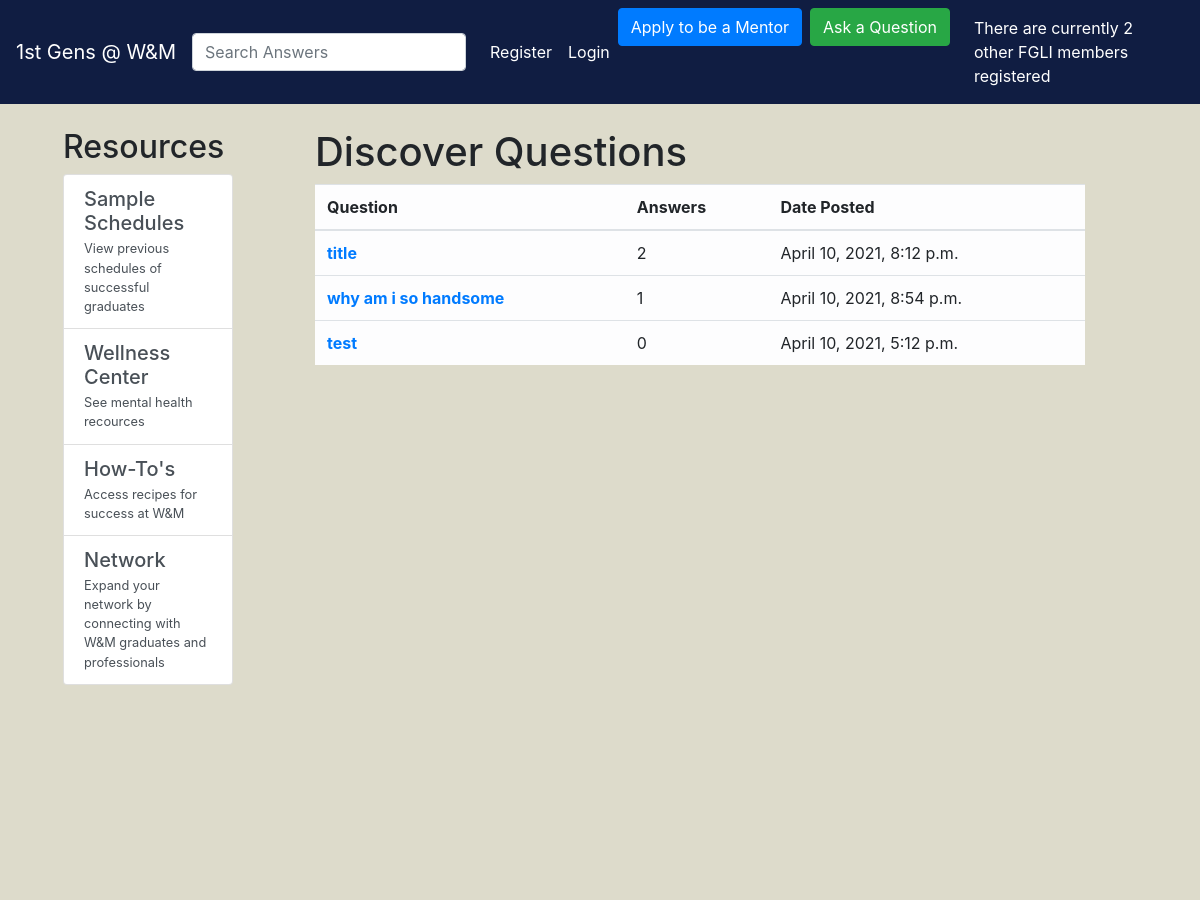
Page /network/ (upper part) on the earlier database version.
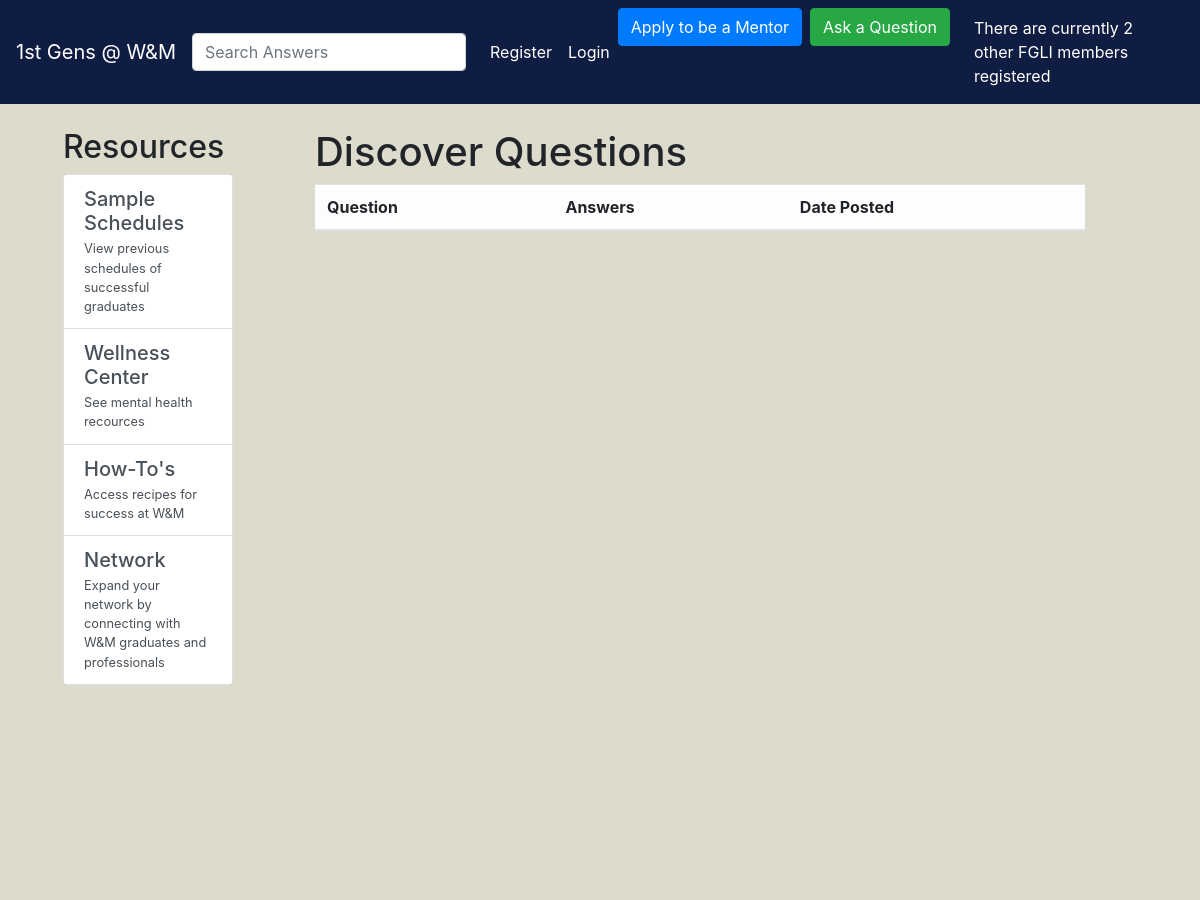
Same page on the later database version.
### network/models.py (models this page shows, shortened)
class Question(models.Model):
    user = models.ForeignKey(User, on_delete=models.CASCADE, related_name='questions', null=True)
    title = models.CharField(max_length=100, null=True)
    category = models.CharField(max_length=50, null=True)
    question = models.CharField(max_length=10000, null=False, default="Sample question")
    datetime = models.DateTimeField(auto_now=True)
    answers_tot = models.IntegerField(default=0)

### network/views.py (the view)
# urls.py: path('network/', include('network.urls'), name='network'),
def network(request):
	all_questions = Question.objects.filter().order_by('-answers_tot')
	context = {'all_questions': all_questions}
	return render(request, 'network/network.html',context)

### network/templatetags/tt.py (called while the page is built)
@register.filter(name='usercount')
def usercount(req):
    ct = User.objects.filter()
    return ct.count()

### network/templates/network/network.html (shortened to what this page needs)
{% extends "network/basic.html" %}
{% block content %}
{% load static %}
	<div style="min-height: 100%; position: relative;">
		<div class="col-md-8" style="position: absolute; top: 0; bottom: 0; left: 4%;">
			<section>
				<div class="row">
					<div class="col-md-3">
						<h2>Resources</h2>
						<div class="list-group">
							<a class="list-group-item list-group-item-action" href="#">
								<div class="justify-content-between">
									<h5 class="mb-1">Sample Schedules</h5>
									<small>View previous schedules of successful graduates</small>
								</div>
							</a>
							<a class="list-group-item list-group-item-action" href="#">
								<div class="justify-content-between">
									<h5 class="mb-1">Wellness Center</h5>
									<small>See mental health recources</small>
								</div>
							</a>
							<a class="list-group-item list-group-item-action" href="#">
								<div class="justify-content-between">
									<h5 class="mb-1">How-To's</h5>
									<small>Access recipes for success at W&M</small>
								</div>
							</a>
							<a class="list-group-item list-group-item-action" href="#">
								<div class="justify-content-between">
									<h5 class="mb-1">Network</h5>
									<small>Expand your network by connecting with W&M graduates and professionals</small>
								</div>
							</a>
					</div>
				</div>
			</section>
		</div>
		<div class="col-md-8" style="position: absolute; top: 0; bottom: 0; left: 25%">
			<section>
				<h1>Discover Questions</h1>
				<table class="table table-hover table-light">
					<thead>
						<tr>
							<th scope="col">Question</th>
							<th scope="col">Answers</th>
							<th scope="col">Date Posted</th>
						</tr>
					</thead>
					<tbody>
						{% for question in all_questions %}
						<tr>
							<th scope="row"><a href="/network/{{ question.id }}">{{ question.title }}</a></th>
							<td>{{ question.answers_tot }}</td>
							<td>{{ question.datetime }}</td>
						</tr>
						{% endfor %}
					</tbody>
				</table>
			</section>
		</div>
	</div>
{% endblock %}

Differences in the rows shown:
removed Question: title "title", answers_tot "2", datetime "April 10, 2021, 8:12 p.m."
removed Question: title "why am i so handsome", answers_tot "1", datetime "April 10, 2021, 8:54 p.m."
removed Question: title "test", answers_tot "0", datetime "April 10, 2021, 5:12 p.m."
